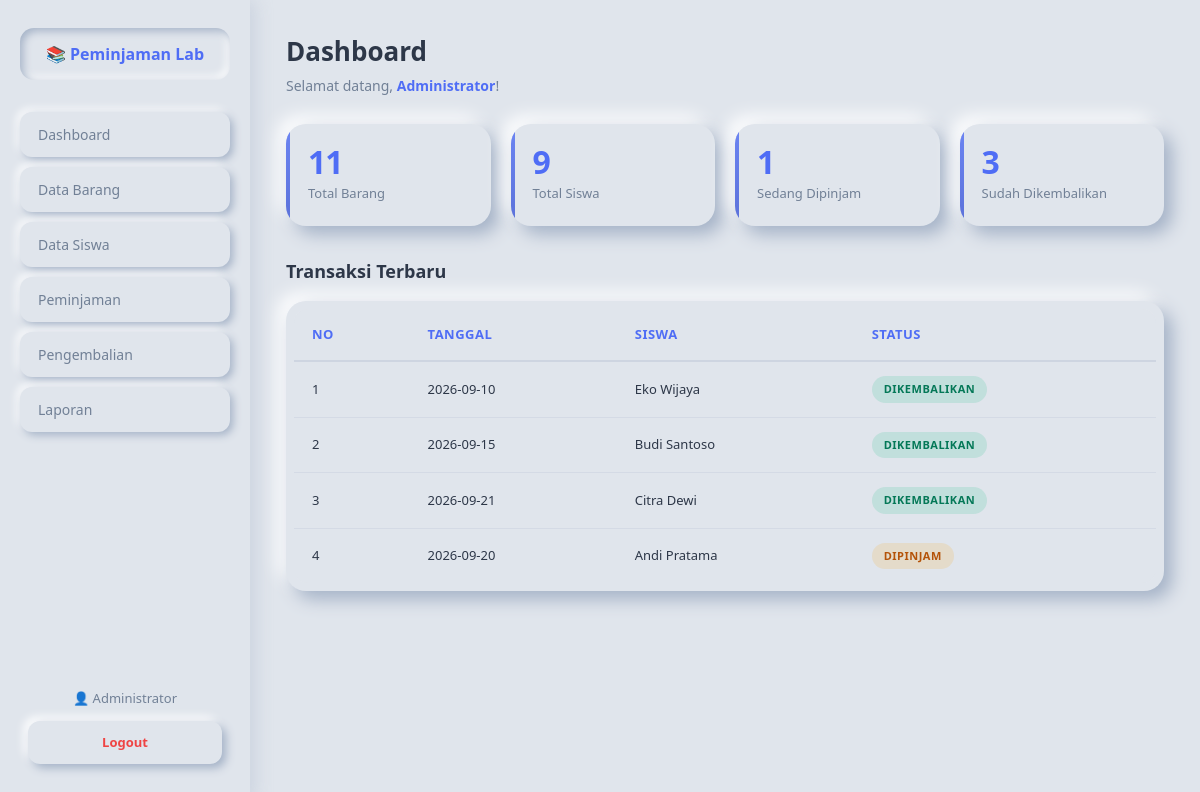
Screenshot of /pages/dashboard.php (signed in) with the database file from the repository.
### tables this page shows
CREATE TABLE `peminjamans` (
  `id_pinjam` int(11) NOT NULL,
  `id_siswa` int(11) NOT NULL,
  `id_admin` int(11) NOT NULL,
  `tanggal_pinjam` date NOT NULL,
  `tanggal_kembali` date NOT NULL,
  `status` enum('dipinjam','dikembalikan') DEFAULT 'dipinjam'
);

CREATE TABLE `siswas` (
  `id_siswa` int(11) NOT NULL,
  `nis` varchar(20) NOT NULL,
  `password` varchar(255) NOT NULL,
  `nama_siswa` varchar(100) NOT NULL,
  `kelas` varchar(20) NOT NULL,
  `no_hp` varchar(20) DEFAULT NULL
);

### pages/dashboard.php (the view)
<?php
include 'header.php';
include '../config/koneksi.php';
$total_barang  = mysqli_fetch_assoc(mysqli_query($koneksi, "SELECT COUNT(*) AS total FROM barangs"))['total'];
$total_siswa   = mysqli_fetch_assoc(mysqli_query($koneksi, "SELECT COUNT(*) AS total FROM siswas"))['total'];
$total_pinjam  = mysqli_fetch_assoc(mysqli_query($koneksi, "SELECT COUNT(*) AS total FROM peminjamans WHERE status='dipinjam'"))['total'];
$total_kembali = mysqli_fetch_assoc(mysqli_query($koneksi, "SELECT COUNT(*) AS total FROM pengembalians"))['total'];
?>
<div class="page-head">
    <div>
        <h1>Dashboard</h1>
        <p class="welcome">Selamat datang, <b><?= $_SESSION['nama_admin'] ?></b>!</p>
    </div>
</div>
<div class="cards">
    <div class="card">
        <h3><?= $total_barang ?></h3>
        <p>Total Barang</p>
    </div>
    <div class="card">
        <h3><?= $total_siswa ?></h3>
        <p>Total Siswa</p>
    </div>
    <div class="card">
        <h3><?= $total_pinjam ?></h3>
        <p>Sedang Dipinjam</p>
    </div>
    <div class="card">
        <h3><?= $total_kembali ?></h3>
        <p>Sudah Dikembalikan</p>
    </div>
</div>
<h2>Transaksi Terbaru</h2>
<div class="table-wrap">
    <table>
        <thead>
            <tr>
                <th>No</th>
                <th>Tanggal</th>
                <th>Siswa</th>
                <th>Status</th>
            </tr>
        </thead>
        <tbody>
            <?php
            $no = 1;
            $q = mysqli_query($koneksi, "SELECT p.*, s.nama_siswa FROM peminjamans p
                                         JOIN siswas s ON p.id_siswa=s.id_siswa
                                         ORDER BY p.id_pinjam DESC LIMIT 5");
            if (mysqli_num_rows($q) == 0):
            ?>
                <tr>
                    <td colspan="4" class="empty">Belum ada transaksi</td>
                </tr>
            <?php else: while ($r = mysqli_fetch_assoc($q)): ?>
                <tr>
                    <td><?= $no++ ?></td>
                    <td><?= $r['tanggal_pinjam'] ?></td>
                    <td><?= $r['nama_siswa'] ?></td>
                    <td>
                        <span class="badge <?= $r['status']=='dipinjam'?'badge-warning':'badge-success' ?>">
                            <?= $r['status'] ?>
                        </span>
                    </td>
                </tr>
            <?php endwhile; endif; ?>
        </tbody>
    </table>
</div>
<?php include 'footer.php'; ?>

### pages/header.php (shortened to what this page needs)
<!DOCTYPE html>
<html lang="id">
<head>
    <link rel="stylesheet" href="/peminjaman_lab/assets/style.css">
</head>
<body>
<div class="app">
    <aside class="sidebar">
        <h2>📚 Peminjaman Lab</h2>
        <nav>
            <a href="/peminjaman_lab/pages/dashboard.php">Dashboard</a>
            <a href="/peminjaman_lab/pages/barang.php">Data Barang</a>
            <a href="/peminjaman_lab/pages/siswa.php">Data Siswa</a>
            <a href="/peminjaman_lab/pages/peminjaman.php">Peminjaman</a>
            <a href="/peminjaman_lab/pages/pengembalian.php">Pengembalian</a>
            <a href="/peminjaman_lab/pages/laporan.php">Laporan</a>
        </nav>
        <div class="user-info">
            <p>👤 <?= $_SESSION['nama_admin'] ?></p>
            <a href="/peminjaman_lab/auth/logout.php" class="btn-logout">Logout</a>
        </div>
    </aside>
    <main class="content">

### pages/footer.php
    </main>
</div>
</body>
</html>

### assets/style.css (style rules this page uses)
* { margin: 0; padding: 0; box-sizing: border-box; font-family: 'Segoe UI', Tahoma, sans-serif; }
:root { --bg: #e0e5ec; --text: #2d3748; --text-soft: #718096; --accent: #4f6df5; --accent-dark: #3a54d4; --danger: #ef4444; --warning: #f59e0b; --success: #10b981; --shadow-light: #ffffff; --shadow-dark: #a3b1c6; }
body { background: var(--bg); color: var(--text); font-size: 14px; line-height: 1.5; min-height: 100vh; }
.app { display: flex; min-height: 100vh; }
.sidebar { width: 250px; min-width: 250px; background: var(--bg); padding: 28px 20px; display: flex; flex-direction: column; box-shadow: 6px 0 16px rgba(163, 177, 198, 0.3); }
.sidebar h2 { font-size: 16px; font-weight: 700; margin-bottom: 32px; padding: 14px 16px; color: var(--accent); background: var(--bg); border-radius: 14px; box-shadow: inset 3px 3px 8px var(--shadow-dark), inset -3px -3px 8px var(--shadow-light); text-align: center; }
.sidebar nav { display: flex; flex-direction: column; gap: 10px; }
.sidebar nav a { display: block; color: var(--text-soft); padding: 12px 18px; border-radius: 12px; text-decoration: none; font-size: 14px; font-weight: 500; transition: all 0.2s ease; background: var(--bg); box-shadow: 3px 3px 8px var(--shadow-dark), -3px -3px 8px var(--shadow-light); }
.user-info { margin-top: auto; padding: 20px 8px 8px; }
.user-info p { font-size: 13px; color: var(--text-soft); margin-bottom: 12px; text-align: center; }
.btn-logout { display: block; background: var(--bg); color: var(--danger) !important; text-align: center; padding: 12px; border-radius: 12px; text-decoration: none; font-size: 13px; font-weight: 700; box-shadow: 4px 4px 10px var(--shadow-dark), -4px -4px 10px var(--shadow-light); transition: all 0.2s; }
.content { flex: 1; padding: 32px 36px; min-width: 0; overflow-x: auto; }
.content h1 { font-size: 26px; font-weight: 700; color: var(--text); margin-bottom: 8px; }
.content .welcome { font-size: 14px; color: var(--text-soft); margin-bottom: 28px; }
.content .welcome b { color: var(--accent); }
.content h2 { font-size: 18px; font-weight: 700; color: var(--text); margin: 32px 0 16px; }
.content h3 { font-size: 15px; font-weight: 600; color: var(--text); margin: 20px 0 12px; }
.cards { display: grid; grid-template-columns: repeat(4, 1fr); gap: 22px; margin-bottom: 32px; }
.card { background: var(--bg); padding: 26px 22px; border-radius: 20px; box-shadow: 8px 8px 18px var(--shadow-dark), -8px -8px 18px var(--shadow-light); transition: all 0.25s ease; position: relative; overflow: hidden; }
.card::before { content: ''; position: absolute; top: 0; left: 0; width: 4px; height: 100%; background: linear-gradient(180deg, var(--accent), var(--accent-dark)); opacity: 0.8; }
.card h3 { font-size: 32px; font-weight: 700; color: var(--accent); margin: 0 0 6px; line-height: 1; letter-spacing: -1px; }
.card p { font-size: 13px; color: var(--text-soft); margin: 0; font-weight: 500; }
.table-wrap { background: var(--bg); padding: 8px; border-radius: 20px; box-shadow: 8px 8px 18px var(--shadow-dark), -8px -8px 18px var(--shadow-light); overflow-x: auto; }
table { width: 100%; border-collapse: collapse; border-radius: 14px; overflow: hidden; background: var(--bg); }
table th { background: var(--bg); color: var(--accent); padding: 16px 18px; text-align: left; font-size: 13px; font-weight: 700; text-transform: uppercase; letter-spacing: 0.5px; border-bottom: 2px solid rgba(163, 177, 198, 0.3); }
table td { padding: 14px 18px; font-size: 13px; color: var(--text); border-bottom: 1px solid rgba(163, 177, 198, 0.2); }
table tr:last-child td { border-bottom: none; }
table tbody tr { transition: all 0.15s; }
.badge { display: inline-block; padding: 5px 12px; border-radius: 20px; font-size: 11px; font-weight: 700; text-transform: uppercase; letter-spacing: 0.5px; }
.badge-warning { background: rgba(245, 158, 11, 0.15); color: #b45309; }
.badge-success { background: rgba(16, 185, 129, 0.15); color: #047857; }
.page-head { margin-bottom: 28px; }
.page-head h1 { margin-bottom: 4px; }
.cards { grid-template-columns: repeat(4, minmax(0, 1fr)) !important; gap: 20px; }
.card { padding: 22px !important; min-height: auto !important; }
.table-wrap { overflow-x: auto; }

### rows the page displays
peminjamans: tanggal_pinjam "2026-09-10", id_siswa.nama_siswa "Eko Wijaya", status "DIKEMBALIKAN"
peminjamans: tanggal_pinjam "2026-09-15", id_siswa.nama_siswa "Budi Santoso", status "DIKEMBALIKAN"
peminjamans: tanggal_pinjam "2026-09-21", id_siswa.nama_siswa "Citra Dewi", status "DIKEMBALIKAN"
peminjamans: tanggal_pinjam "2026-09-20", id_siswa.nama_siswa "Andi Pratama", status "DIPINJAM"

### other values shown
$_SESSION['nama_admin'] "Administrator"
$total_barang "11"
$total_siswa "9"
$total_pinjam "1"
$total_kembali "3"
